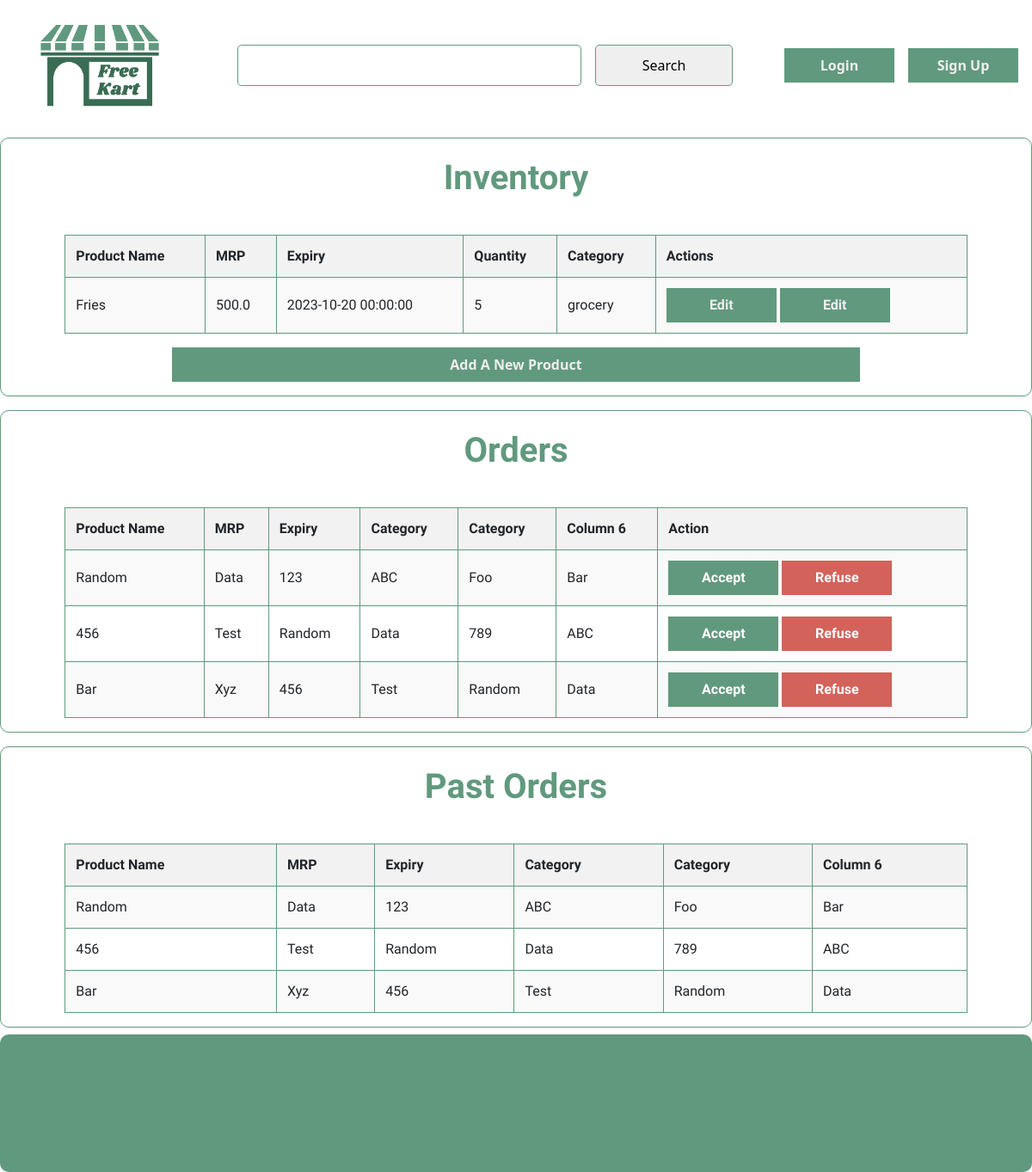
Page /dashboard/ (signed in) on the committed database.
### models.py (models this page shows, shortened)
class Product(db.Model):
    __tablename__ = "products"
    id = db.Column(db.Integer, primary_key=True, autoincrement=True)
    expiry = db.Column(db.DateTime, nullable=False)
    pic = db.Column(db.String(50), nullable=False, default="")
    name = db.Column(db.String(50), nullable=False)
    quantity = db.Column(db.Integer, nullable=False)
    price = db.Column(db.Float, nullable=False)
    category = db.Column(db.String(25), nullable=False)
    seller_id = db.Column(db.Integer, db.ForeignKey('sellers.id'), nullable=False)

### routes/core.py (the view)
@core.route("/dashboard/")
def dashboard():
    seller = auth_seller()
    if not seller:
        return redirect(url_for('core.root'))
    return render_template("dashboard.html", seller=seller)

### routes/core.py (called while the page is built)
def auth_seller():
    if 'user_id' not in session or 'type' not in session or session['type'] != 'seller':
        return None
    seller = Seller.query.get(session['user_id'])
    if not seller:
        return None
    return seller

### templates/dashboard.html
{% extends "base.html" %}
{% block head %}
<link rel="stylesheet" href="{{
    url_for('static', filename = 'css/dashboard.css')
}}">
{% endblock %}
{% block content %}
<inventory>
    <div class="display">
        <div class="heading">
   Inventory
        </div>
        <div class="products">
            <table>
                <tr>
                    <th>Product Name</th>
                    <th>MRP</th>
                    <th>Expiry</th>
                    <th>Quantity</th>
                    <th>Category</th>
                    <th>Actions</th>
                </tr>
                {% for product in seller.products %}
                <tr>
                    <td>{{ product.name }}</td>
                    <td>{{ product.price }}</td>
                    <td>{{ product.expiry }}</td>
                    <td>{{ product.quantity }}</td>
                    <td>{{ product.category }}</td>
                    <td>
                      <button onlick="window.location = '/dashboard/edit/{{ product.id }}'">Edit</button>
                      <button onlick="window.location = '/dashboard/delete/{{ product.id }}'">Edit</button>
                    </td>
                </tr>
                {% endfor %}
            </table>
        </div>
        <div class="add">
            <button id = 'add' onclick="window.location = '/dashboard/add'">
                Add A New Product
            </button>
        </div>
    </div>
    <div class="display">
        <div class="heading">
          Orders
        </div>
        <div class="products">
    <table>
        <tr>
            <th>Product Name</th>
            <th>MRP</th>
            <th>Expiry</th>
            <th>Category</th>
            <th>Category</th>
            <th>Column 6</th>
            <th>Action</th>
        </tr>
        <tr>
            <td>Random</td>
            <td>Data</td>
            <td>123</td>
            <td>ABC</td>
            <td>Foo</td>
            <td>Bar</td>
            <td class="action-buttons">
                <button class="accept-btn">Accept</button>
                <button class="refuse-btn">Refuse</button>
            </td>
        </tr>
        <tr>
            <td>456</td>
            <td>Test</td>
            <td>Random</td>
            <td>Data</td>
            <td>789</td>
            <td>ABC</td>
            <td class="action-buttons">
                <button class="accept-btn">Accept</button>
                <button class="refuse-btn">Refuse</button>
            </td>
        </tr>
        <tr>
            <td>Bar</td>
            <td>Xyz</td>
            <td>456</td>
            <td>Test</td>
            <td>Random</td>
            <td>Data</td>
            <td class="action-buttons">
                <button class="accept-btn">Accept</button>
                <button class="refuse-btn">Refuse</button>
            </td>
        </tr>
    </table>
        </div>
      </div>
    <div class="display">
        <div class="heading">
          Past Orders
        </div>
        <div class="products">
            <table>
                <tr>
                    <th>Product Name</th>
                    <th>MRP</th>
                    <th>Expiry</th>
                    <th>Category</th>
                    <th>Category</th>
                    <th>Column 6</th>
                </tr>
                <tr>
                    <td>Random</td>
                    <td>Data</td>
                    <td>123</td>
                    <td>ABC</td>
                    <td>Foo</td>
                    <td>Bar</td>
                </tr>
                <tr>
                    <td>456</td>
                    <td>Test</td>
                    <td>Random</td>
                    <td>Data</td>
                    <td>789</td>
                    <td>ABC</td>
                </tr>
                <tr>
                    <td>Bar</td>
                    <td>Xyz</td>
                    <td>456</td>
                    <td>Test</td>
                    <td>Random</td>
                    <td>Data</td>
                </tr>
            </table>
        </div>
      </div>
</inventory>
{% endblock %}

### static/css/global.css (style rules this page uses)
:root { --primary : #61997e; --white : #eeeeee; --content-font : 'Signika Negative' }
html { background-color: var(--white); }
* { margin: none; padding: none; border: none; outline: none; }
body { display: flex; flex-direction: column; gap: 0.5em; }
.display { display: flex; flex-direction: column; align-items: center; gap: 1em; padding: 1em; height: auto; border-radius: 10px; border:1px solid var(--primary); }
.heading { font-family: var(--content-font); font-size: 30pt; font-weight: 700; color: var(--primary); }
button { cursor: pointer; background-color: var(--primary); color: var(--white); font-family: var(--content-font); height: 2.5em; font-weight: bold; border-radius: 5px; font-size: 16pt; width: 8em; }
.products { display: grid; width: 90%; grid-template-columns: repeat(auto-fill, minmax(200px, 1fr)); gap: 2em; }

### static/css/dashboard.css (style rules this page uses)
inventory { display: flex; flex-direction: column; gap: 1em; }
.products { display: flex; }
table { font-family: var(--content-font); border-collapse: collapse; width: 100%; margin-top: 20px; }
th, td { border: 1px solid var(--primary); text-align: left; padding: 12px; }
th { background-color: #f2f2f2; }
tr:nth-child(even) { background-color: #f9f9f9; }
#add { width: 50em; }
.accept-btn { background-color: var(--primary); color: white; }
.refuse-btn { background-color: #d3625a; color: white; }

### rows in the picture
Product: name "Fries", price "500.0", expiry "2023-10-20 00:00:00", quantity "5", category "grocery"
